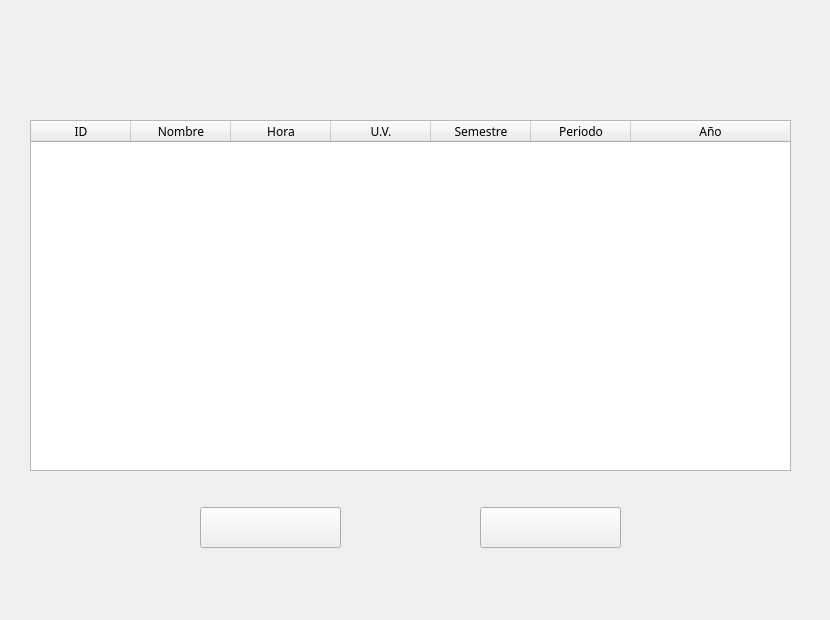
   <widget class="QWidget" name="page_12">
    <widget class="QLabel" name="label_14">
     <property name="geometry">
      <rect>
       <x>0</x>
       <y>0</y>
       <width>821</width>
       <height>611</height>
      </rect>
     </property>
     <property name="text">
      <string/>
     </property>
     <property name="pixmap">
      <pixmap resource="resources.qrc">:/Resources/asignarList.png</pixmap>
     </property>
    </widget>
    <widget class="QTableWidget" name="tableWidgetClases_2">
     <property name="geometry">
      <rect>
       <x>30</x>
       <y>120</y>
       <width>761</width>
       <height>351</height>
      </rect>
     </property>
     <property name="font">
      <font>
       <family>Arial Rounded MT Bold</family>
      </font>
     </property>
     <property name="editTriggers">
      <set>QAbstractItemView::EditTrigger::NoEditTriggers</set>
     </property>
     <property name="selectionMode">
      <enum>QAbstractItemView::SelectionMode::ExtendedSelection</enum>
     </property>
     <property name="selectionBehavior">
      <enum>QAbstractItemView::SelectionBehavior::SelectRows</enum>
     </property>
     <attribute name="horizontalHeaderStretchLastSection">
      <bool>true</bool>
     </attribute>
     <column>
      <property name="text">
       <string>ID</string>
      </property>
     </column>
     <column>
      <property name="text">
       <string>Nombre</string>
      </property>
     </column>
     <column>
      <property name="text">
       <string>Hora</string>
      </property>
     </column>
     <column>
      <property name="text">
       <string>U.V.</string>
      </property>
     </column>
     <column>
      <property name="text">
       <string>Semestre</string>
      </property>
     </column>
     <column>
      <property name="text">
       <string>Periodo</string>
      </property>
     </column>
     <column>
      <property name="text">
       <string>Año</string>
      </property>
     </column>
    </widget>
    <widget class="QPushButton" name="asignarMaestroBtn">
     <property name="geometry">
      <rect>
       <x>200</x>
       <y>507</y>
       <width>141</width>
       <height>41</height>
      </rect>
     </property>
     <property name="text">
      <string/>
     </property>
    </widget>
    <widget class="QPushButton" name="matricularAlumnoBtn">
     <property name="geometry">
      <rect>
       <x>480</x>
       <y>507</y>
       <width>141</width>
       <height>41</height>
      </rect>
     </property>
     <property name="text">
      <string/>
     </property>
    </widget>
   </widget>
